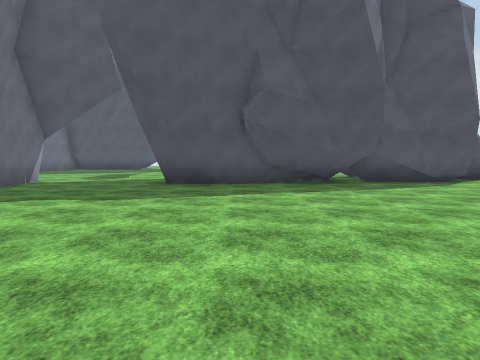
View 1 (above)

24 first-person views from a walk through a 3-D level made in the Unity game engine. The camera is 1.4 m above the floor, tilts 4° down and sees 75° across. The floor is counted in squares, 2 m on a side. Each view is taken from the middle of a square. On the plan, view 1 faces up. The plan holds only what a view shows up to about 10 squares ahead; the rest is blank. The place goes on beyond the plan. Surface patterns are stand-ins for the level's own textures.

View 2
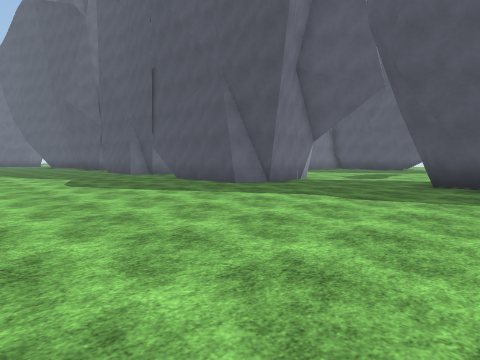

View 3
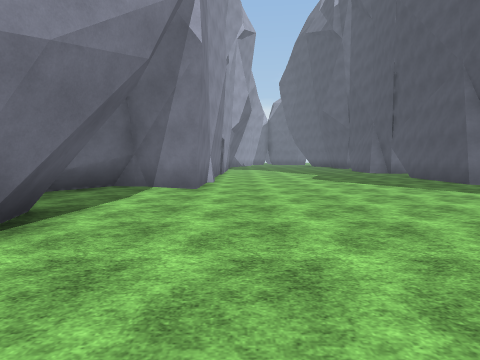

View 4
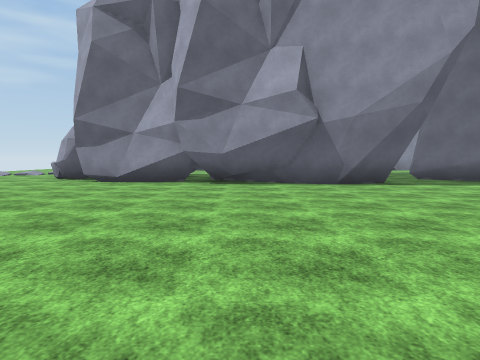

View 5
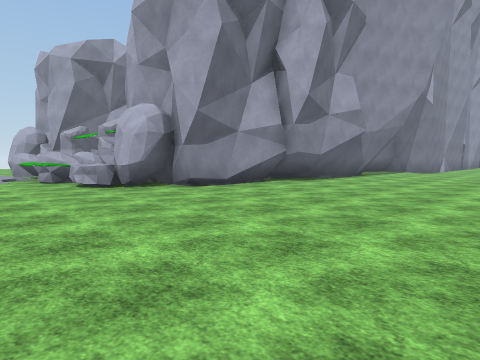

View 6
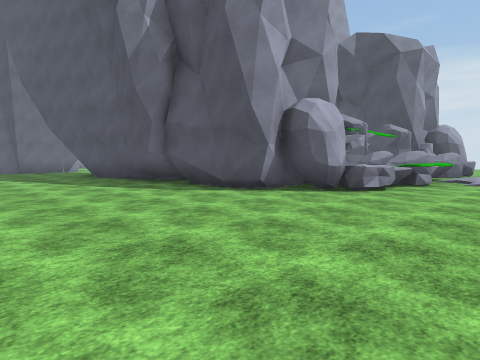

View 7
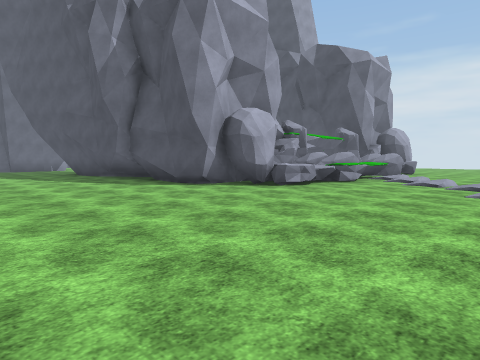

View 8
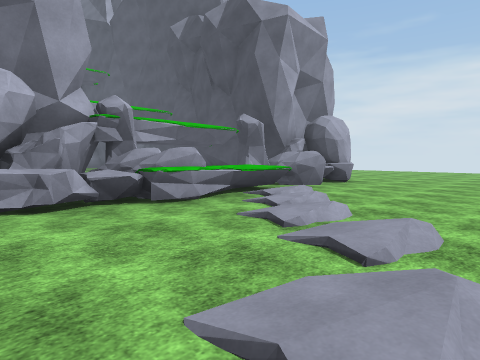

View 9
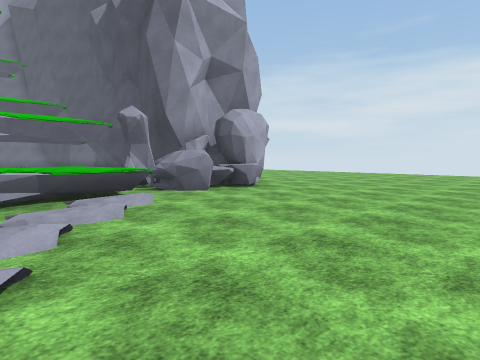

View 10
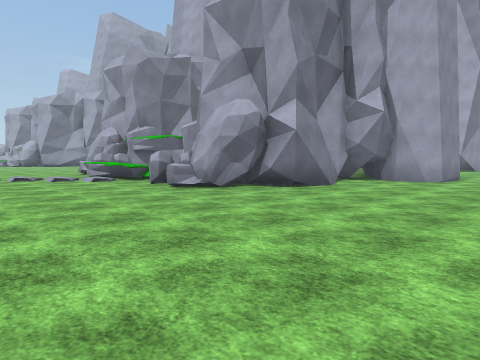

View 11
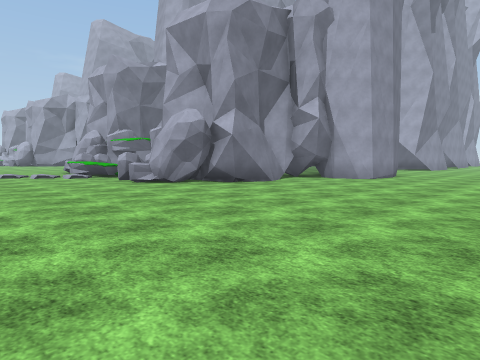

View 12
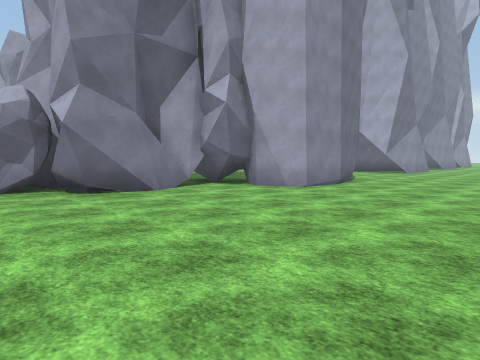

View 13
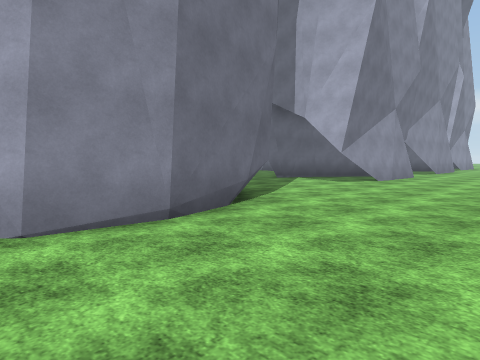

View 14
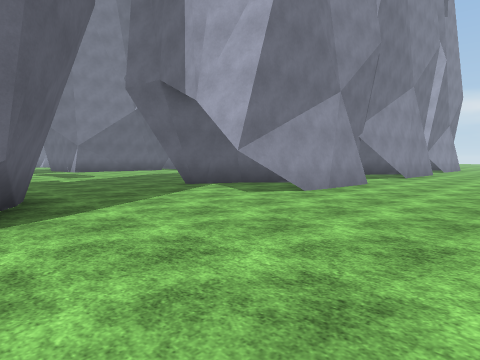

View 15
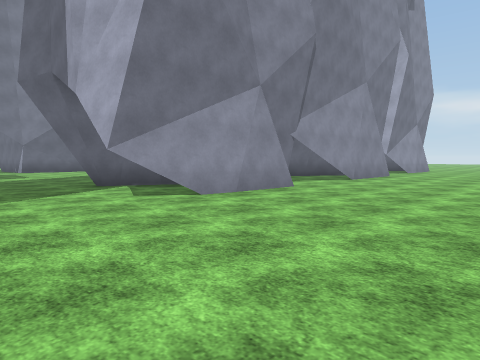

View 16
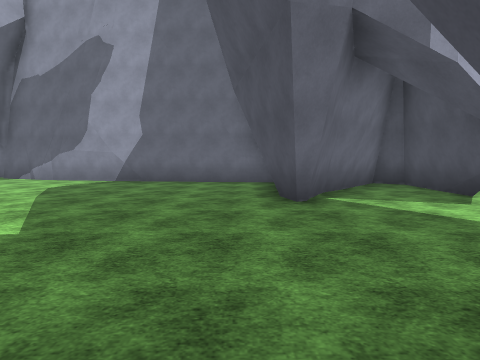

View 17
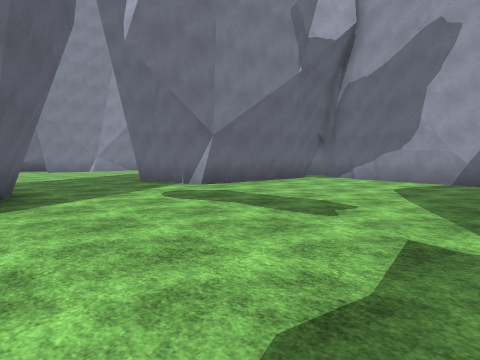

View 18
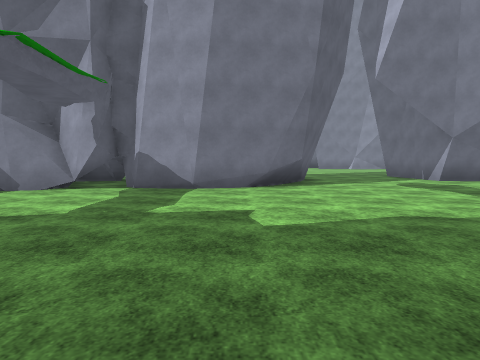

View 19
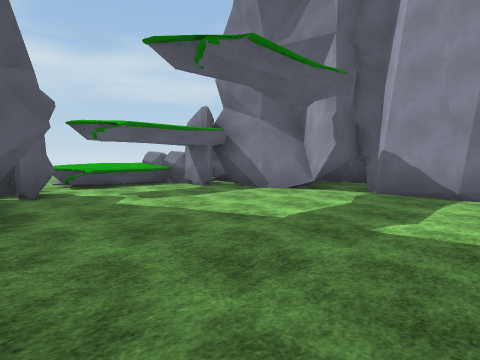

View 20
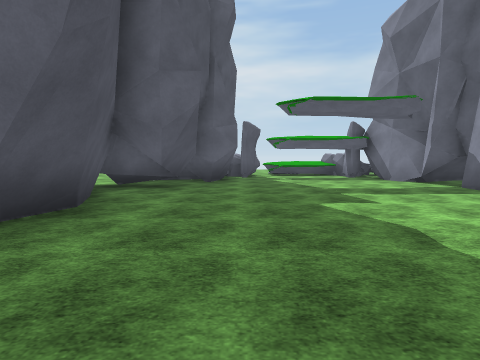

View 21
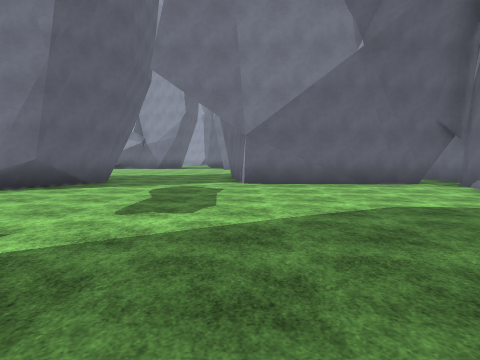

View 22
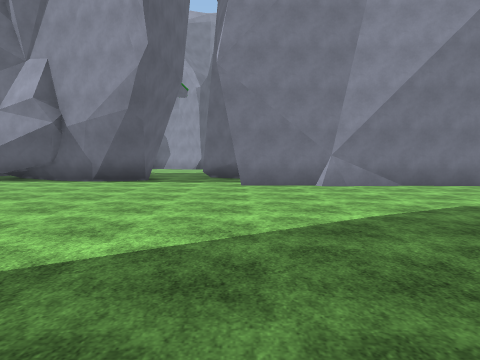

View 23
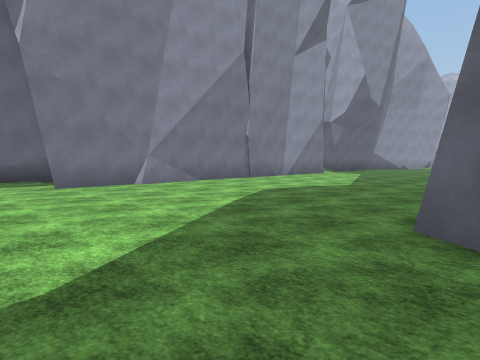

View 24
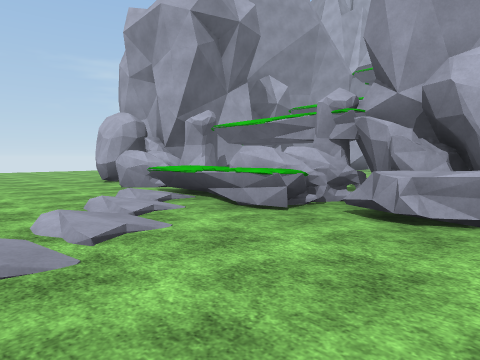

### Floor plan
Key: @ floor where view 1 was taken; # wall or solid block; . floor; / step, stairs or slope; O other object.
Columns run from 12 left of view 1 to 14 right of it. Each row starts with its distance up from view 1.
 27      .....       .........
 26 ..........................
 25 ..........................
 24 ..........................
 23 ..........................
 22 ##.####....#####..........
 21  ###......######..##......
 20   ###.....##########......
 19   # ###...##.##### OOO....
 18  ##............####OO.....
 17  #................OOO......
 16  #..................//.....
 15  #.................. O/....
 14  #.................. ///...
 13  #................OOO..//..
 12 ##..............###OO...//
 11 #..........########OO.../
 10 ####......#########OO.....
  9    ####...#########......
  8       #...##.###..........
  7       #...................
  6     ###...................
  5 ..........................
  4 .................  .......
  3 .................. .....
  2 ........................
  1  .......................
  0  ...........@...........
 -1  #######................
 -2       #...##..##.......
 -3       ##..#########....
 -4        ##.    #   #OO....
 -5                   #OO....
 -6                   #O..../
 -7                   OOO..//
 -8                      ///.
 -9                       /.
-10                     /O..
-11                   OOO...
-12                    O....
-13                     O...
-14                     ....
-15                      ..

Where each view was taken, in squares from view 1:
view 1: 0 up, 0 right, facing up
view 2: 0 up, 0 right, facing up-left
view 3: 0 up, 2 right, facing left
view 4: 6 up, 2 right, facing down
view 5: 3 up, 11 right, facing down-left
view 6: 4 up, 11 right, facing up-left
view 7: 4 up, 13 right, facing up-left
view 8: 10 up, 13 right, facing up-left
view 9: 13 up, 14 right, facing up-left
view 10: 25 up, 13 right, facing down-left
view 11: 27 up, 13 right, facing down-left
view 12: 27 up, 9 right, facing down-left
view 13: 26 up, 3 right, facing down-left
view 14: 26 up, 1 left, facing down-left
view 15: 27 up, 3 left, facing down-left
view 16: 18 up, 1 left, facing left
view 17: 16 up, 1 left, facing down-left
view 18: 19 up, 0 right, facing down
view 19: 18 up, 0 right, facing down-right
view 20: 17 up, 5 left, facing right
view 21: 18 up, 6 left, facing down
view 22: 7 up, 5 left, facing down
view 23: 7 up, 3 left, facing down-left
view 24: 4 down, 12 right, facing down-left
